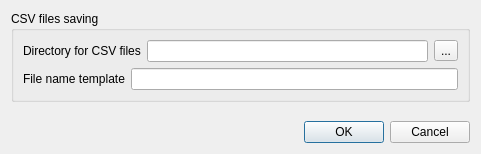
<?xml version="1.0" encoding="UTF-8"?>
<ui version="4.0">
 <class>COutputDialog</class>
 <widget class="QDialog" name="COutputDialog">
  <property name="geometry">
   <rect>
    <x>0</x>
    <y>0</y>
    <width>481</width>
    <height>154</height>
   </rect>
  </property>
  <property name="windowTitle">
   <string>CSV saving parameters</string>
  </property>
  <layout class="QVBoxLayout" name="verticalLayout">
   <item>
    <widget class="QGroupBox" name="groupBox_3">
     <property name="title">
      <string>CSV files saving</string>
     </property>
     <layout class="QVBoxLayout" name="verticalLayout_4">
      <item>
       <layout class="QHBoxLayout" name="horizontalLayout_2">
        <item>
         <widget class="QLabel" name="label_7">
          <property name="text">
           <string>Directory for CSV files</string>
          </property>
          <property name="buddy">
           <cstring>editCSVDir</cstring>
          </property>
         </widget>
        </item>
        <item>
         <widget class="QLineEdit" name="editCSVDir"/>
        </item>
        <item>
         <widget class="QToolButton" name="btnCSVDir">
          <property name="text">
           <string>...</string>
          </property>
         </widget>
        </item>
       </layout>
      </item>
      <item>
       <layout class="QHBoxLayout" name="horizontalLayout_3">
        <item>
         <widget class="QLabel" name="label_8">
          <property name="text">
           <string>File name template</string>
          </property>
          <property name="buddy">
           <cstring>editCSVTemplate</cstring>
          </property>
         </widget>
        </item>
        <item>
         <widget class="QLineEdit" name="editCSVTemplate"/>
        </item>
       </layout>
      </item>
     </layout>
    </widget>
   </item>
   <item>
    <spacer name="verticalSpacer">
     <property name="orientation">
      <enum>Qt::Vertical</enum>
     </property>
     <property name="sizeHint" stdset="0">
      <size>
       <width>20</width>
       <height>5</height>
      </size>
     </property>
    </spacer>
   </item>
   <item>
    <layout class="QHBoxLayout" name="horizontalLayout">
     <item>
      <spacer name="horizontalSpacer">
       <property name="orientation">
        <enum>Qt::Horizontal</enum>
       </property>
       <property name="sizeHint" stdset="0">
        <size>
         <width>40</width>
         <height>20</height>
        </size>
       </property>
      </spacer>
     </item>
     <item>
      <widget class="QPushButton" name="pushButton">
       <property name="text">
        <string>OK</string>
       </property>
       <property name="default">
        <bool>true</bool>
       </property>
      </widget>
     </item>
     <item>
      <widget class="QPushButton" name="pushButton_2">
       <property name="text">
        <string>Cancel</string>
       </property>
      </widget>
     </item>
    </layout>
   </item>
  </layout>
 </widget>
 <tabstops>
  <tabstop>editCSVDir</tabstop>
  <tabstop>btnCSVDir</tabstop>
  <tabstop>editCSVTemplate</tabstop>
  <tabstop>pushButton</tabstop>
  <tabstop>pushButton_2</tabstop>
 </tabstops>
 <resources/>
 <connections>
  <connection>
   <sender>pushButton</sender>
   <signal>clicked()</signal>
   <receiver>COutputDialog</receiver>
   <slot>accept()</slot>
   <hints>
    <hint type="sourcelabel">
     <x>342</x>
     <y>126</y>
    </hint>
    <hint type="destinationlabel">
     <x>165</x>
     <y>114</y>
    </hint>
   </hints>
  </connection>
  <connection>
   <sender>pushButton_2</sender>
   <signal>clicked()</signal>
   <receiver>COutputDialog</receiver>
   <slot>reject()</slot>
   <hints>
    <hint type="sourcelabel">
     <x>419</x>
     <y>130</y>
    </hint>
    <hint type="destinationlabel">
     <x>77</x>
     <y>106</y>
    </hint>
   </hints>
  </connection>
 </connections>
</ui>
